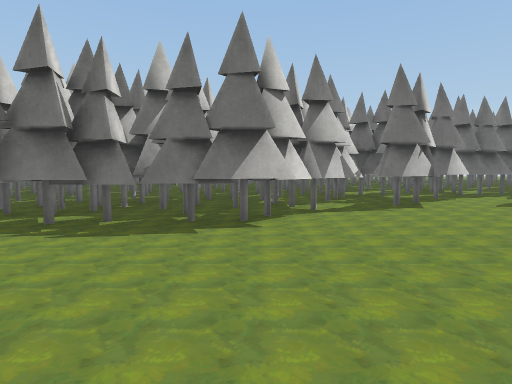
[1] (above)

16 first-person views from a walk through a scene from a Unity 3-D project. The camera is 1.4 m above the floor, tilts 4° down and sees 75° across. The floor is counted in squares, 2 m on a side. Each view is taken from the middle of a square. On the plan, view 1 faces up. The plan holds only what a view shows up to about 10 squares ahead; the rest is blank. The place goes on beyond the plan. The player character is not drawn. Some surface patterns are stand-ins.

[2]
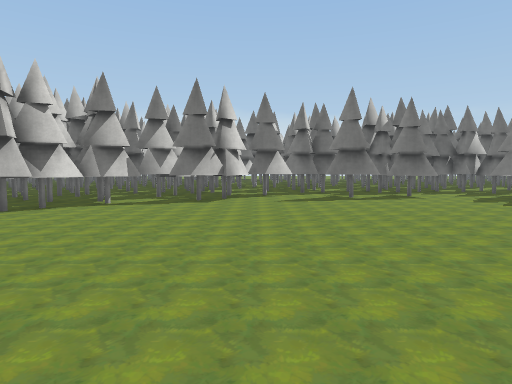

[3]
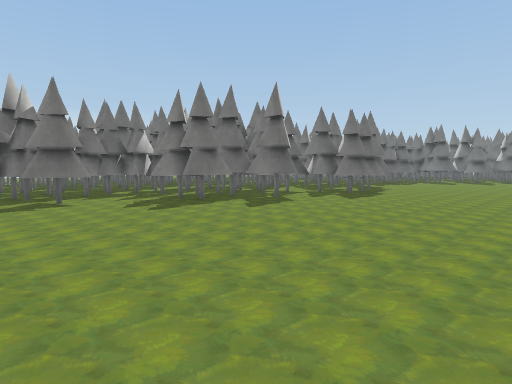

[4]
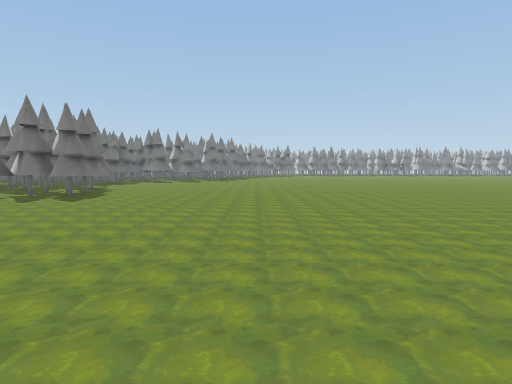

[5]
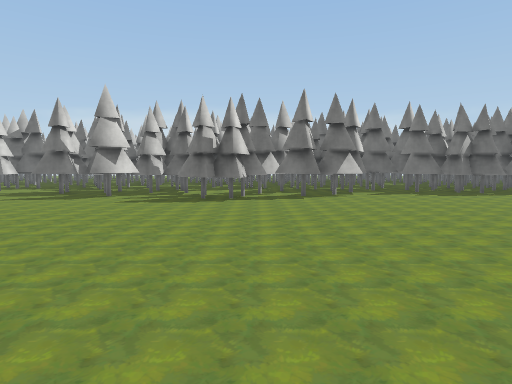

[6]
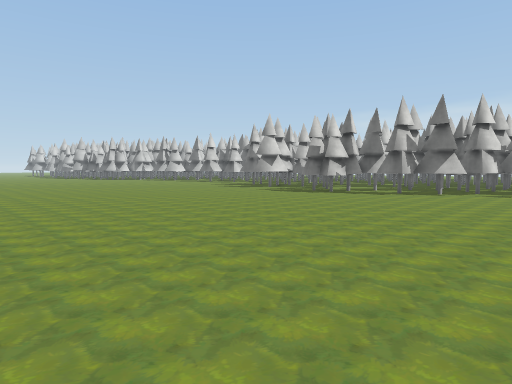

[7]
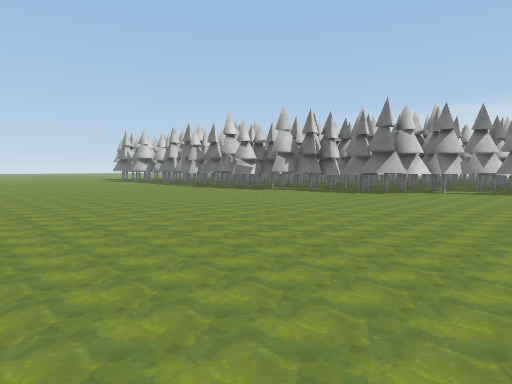

[8]
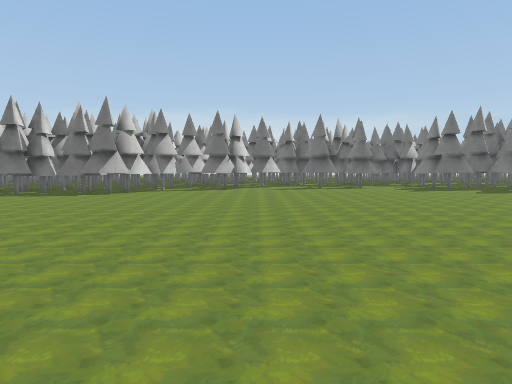

[9]
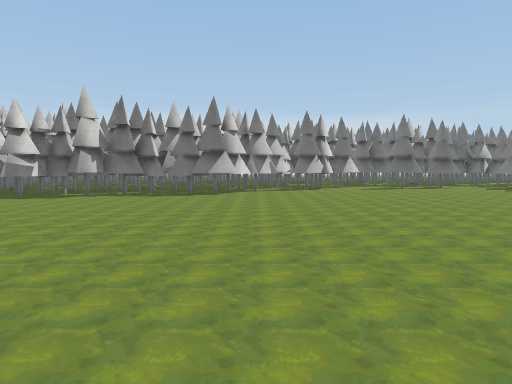

[10]
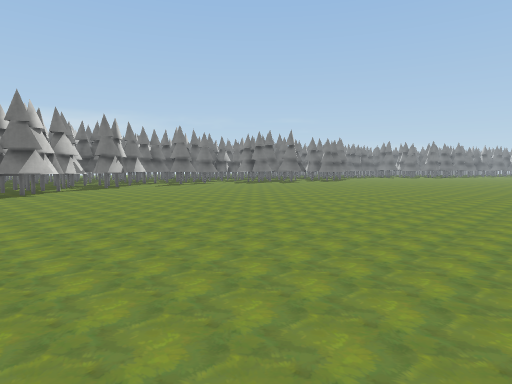

[11]
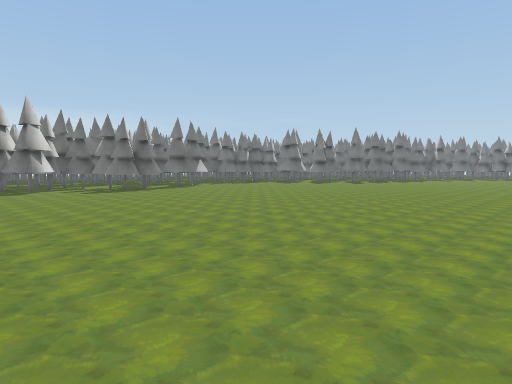

[12]
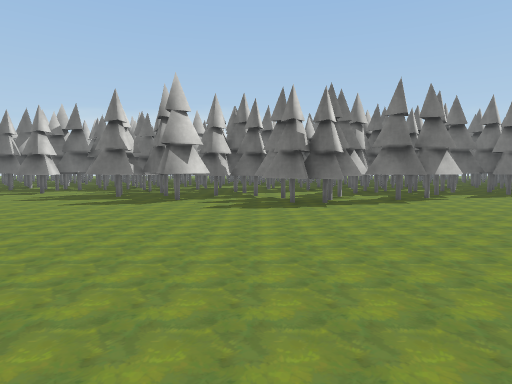

[13]
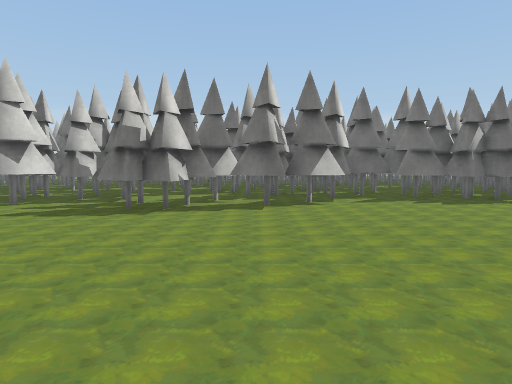

[14]
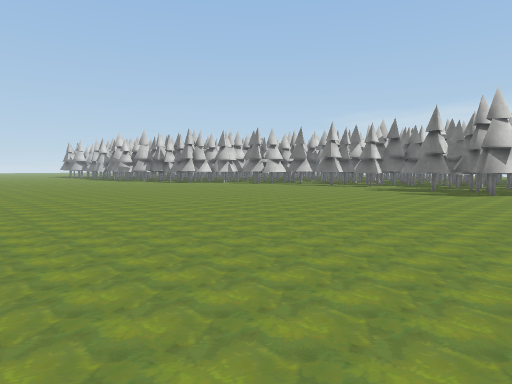

[15]
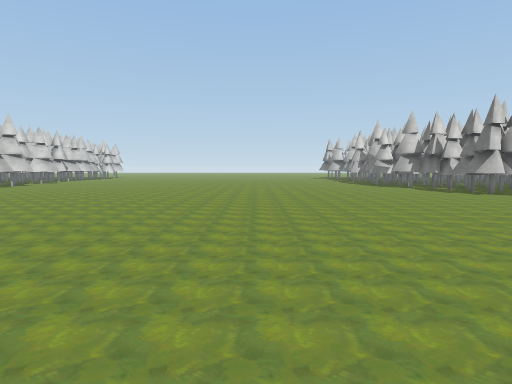

[16]
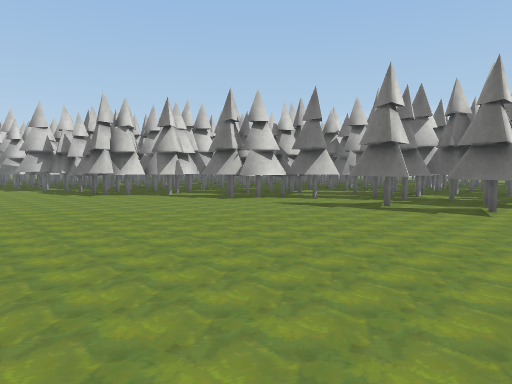

### Floor plan
Points are (right, up) in squares from view 1. A wall is a line through its corners. A room is listed if a view was taken in it or the views show most of it. See-through windows are left out.
Room 1 (views 1, 2, 3, 4, 5, 6, 7, 8, 9, 10, 11, 12, 13, 14, 15, 16)
walls: (11.9, 5.9) (11, 6.8); (11, 6) (9.9, 6.2); (12.9, 5.9) (12.2, 4.9) (11.7, 6); (15.1, 5.5) (14, 5.8); (16.4, 5.2) (15.8, 5.2) (15.6, 4.4) (15.1, 4.8) (14.9, 4.4) (14.1, 5.1); (10.6, 6.3) (9.7, 7.2); (14.5, 6.1) (13.3, 6.6); (12.3, 6.9) (11.1, 6.8); (6.9, 6.8) (5.6, 7); (17.6, 6) (17.5, 5) (16.5, 5.7); (18.9, 5.8) (17.5, 5.5); (0.5, 4.2) (-1.4, 3.9); (3.4, 6.3) (2.3, 6) (2.6, 7); (11.2, 8.2) (10.3, 8) (10.6, 8.9) (10, 8.5); (8, 8.1) (8.4, 7.1) (7.2, 7.4); (1.8, 5.8) (0.7, 5.2); (0.9, 5.2) (-0.1, 4.2); (10.2, 8.7) (9.3, 8.4); (5, 7.7) (3.9, 7.1); (7.9, 8.6) (7.5, 8.1); (3.8, 7.3) (3.4, 6.1) (3, 6.6); (4.8, 7.8) (3.7, 7.2); (5.7, 8.2) (4.9, 8.7); (9.4, 9) (8.7, 8.7); (10, 9.2) (8.8, 8.8); (-1.5, 4.1) (-2.6, 4.2); (-1.9, 3.9) (-3.3, 3.7); (2.3, 7.4) (1.3, 6.6); (3.5, 8.1) (3.6, 7.2) (2.5, 7.8) (1.5, 7.2); (2, 7.4) (1.2, 6.9); (0.9, 6.8) (1, 6); (21.5, 6.6) (20.2, 6.7); (20.5, 7.4) (19.3, 7.5) (19, 6.3) (18.4, 6.9); (20.9, 7.5) (20.5, 8.1); (-3, 4) (-3.3, 3) (-3.9, 3.8); (-3.6, 3.8) (-4.6, 3.8)

Positions as (right, up) in squares from view 1, and headings:
1: (0, 0), facing up
2: (4, -1), facing up
3: (6, 0), facing up-right
4: (6, 0), facing right
5: (16, -3), facing up
6: (21, -4), facing up-left
7: (4, -5), facing up-left
8: (4, -5), facing up
9: (1, -5), facing up
10: (-2, -6), facing up-right
11: (10, -6), facing up-right
12: (14, -2), facing up
13: (17, -1), facing up
14: (14, -5), facing up-left
15: (9, -2), facing left
16: (9, 1), facing up-left
